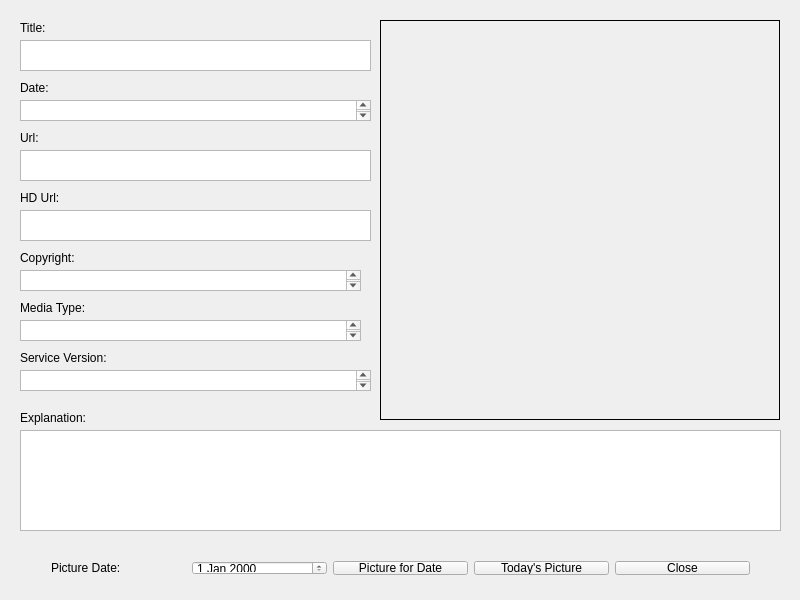
<?xml version="1.0" encoding="UTF-8"?>
<ui version="4.0">
 <class>MainWindow</class>
 <widget class="QMainWindow" name="MainWindow">
  <property name="geometry">
   <rect>
    <x>0</x>
    <y>0</y>
    <width>800</width>
    <height>600</height>
   </rect>
  </property>
  <property name="windowTitle">
   <string>MainWindow</string>
  </property>
  <widget class="QWidget" name="centralWidget">
   <widget class="QLabel" name="pictureBox">
    <property name="geometry">
     <rect>
      <x>380</x>
      <y>20</y>
      <width>400</width>
      <height>400</height>
     </rect>
    </property>
    <property name="frameShape">
     <enum>QFrame::Box</enum>
    </property>
    <property name="text">
     <string/>
    </property>
    <property name="scaledContents">
     <bool>true</bool>
    </property>
   </widget>
   <widget class="QTextEdit" name="textExplanation">
    <property name="geometry">
     <rect>
      <x>20</x>
      <y>430</y>
      <width>761</width>
      <height>101</height>
     </rect>
    </property>
   </widget>
   <widget class="QWidget" name="layoutWidget">
    <property name="geometry">
     <rect>
      <x>40</x>
      <y>550</y>
      <width>721</width>
      <height>36</height>
     </rect>
    </property>
    <layout class="QHBoxLayout" name="horizontalLayout">
     <item>
      <widget class="QLabel" name="label">
       <property name="text">
        <string>Picture Date:</string>
       </property>
      </widget>
     </item>
     <item>
      <widget class="QDateEdit" name="dateEdit"/>
     </item>
     <item>
      <widget class="QPushButton" name="pushButton">
       <property name="text">
        <string>Picture for Date</string>
       </property>
      </widget>
     </item>
     <item>
      <widget class="QPushButton" name="pushButtonToday">
       <property name="text">
        <string>Today's Picture</string>
       </property>
      </widget>
     </item>
     <item>
      <widget class="QPushButton" name="closeBtn">
       <property name="text">
        <string>Close</string>
       </property>
      </widget>
     </item>
    </layout>
   </widget>
   <widget class="QLabel" name="label_2">
    <property name="geometry">
     <rect>
      <x>20</x>
      <y>410</y>
      <width>91</width>
      <height>16</height>
     </rect>
    </property>
    <property name="text">
     <string>Explanation:</string>
    </property>
   </widget>
   <widget class="QLabel" name="label_3">
    <property name="geometry">
     <rect>
      <x>20</x>
      <y>80</y>
      <width>59</width>
      <height>16</height>
     </rect>
    </property>
    <property name="text">
     <string>Date:</string>
    </property>
   </widget>
   <widget class="QLabel" name="label_4">
    <property name="geometry">
     <rect>
      <x>20</x>
      <y>250</y>
      <width>81</width>
      <height>16</height>
     </rect>
    </property>
    <property name="text">
     <string>Copyright:</string>
    </property>
   </widget>
   <widget class="QLabel" name="label_5">
    <property name="geometry">
     <rect>
      <x>20</x>
      <y>190</y>
      <width>59</width>
      <height>16</height>
     </rect>
    </property>
    <property name="text">
     <string>HD Url:</string>
    </property>
   </widget>
   <widget class="QLabel" name="label_6">
    <property name="geometry">
     <rect>
      <x>20</x>
      <y>300</y>
      <width>91</width>
      <height>16</height>
     </rect>
    </property>
    <property name="text">
     <string>Media Type:</string>
    </property>
   </widget>
   <widget class="QLabel" name="label_7">
    <property name="geometry">
     <rect>
      <x>20</x>
      <y>350</y>
      <width>131</width>
      <height>16</height>
     </rect>
    </property>
    <property name="text">
     <string>Service Version:</string>
    </property>
   </widget>
   <widget class="QLabel" name="label_8">
    <property name="geometry">
     <rect>
      <x>20</x>
      <y>20</y>
      <width>59</width>
      <height>16</height>
     </rect>
    </property>
    <property name="text">
     <string>Title:</string>
    </property>
   </widget>
   <widget class="QLabel" name="label_9">
    <property name="geometry">
     <rect>
      <x>20</x>
      <y>130</y>
      <width>59</width>
      <height>16</height>
     </rect>
    </property>
    <property name="text">
     <string>Url:</string>
    </property>
   </widget>
   <widget class="QTextEdit" name="textTitle">
    <property name="geometry">
     <rect>
      <x>20</x>
      <y>40</y>
      <width>351</width>
      <height>31</height>
     </rect>
    </property>
   </widget>
   <widget class="QTextEdit" name="textServiceVersion">
    <property name="geometry">
     <rect>
      <x>20</x>
      <y>370</y>
      <width>351</width>
      <height>21</height>
     </rect>
    </property>
   </widget>
   <widget class="QTextEdit" name="textMediaType">
    <property name="geometry">
     <rect>
      <x>20</x>
      <y>320</y>
      <width>341</width>
      <height>21</height>
     </rect>
    </property>
   </widget>
   <widget class="QTextEdit" name="textDate">
    <property name="geometry">
     <rect>
      <x>20</x>
      <y>100</y>
      <width>351</width>
      <height>21</height>
     </rect>
    </property>
   </widget>
   <widget class="QTextEdit" name="textUrl">
    <property name="geometry">
     <rect>
      <x>20</x>
      <y>150</y>
      <width>351</width>
      <height>31</height>
     </rect>
    </property>
   </widget>
   <widget class="QTextEdit" name="textCopyright">
    <property name="geometry">
     <rect>
      <x>20</x>
      <y>270</y>
      <width>341</width>
      <height>21</height>
     </rect>
    </property>
   </widget>
   <widget class="QTextEdit" name="textHDUrl">
    <property name="geometry">
     <rect>
      <x>20</x>
      <y>210</y>
      <width>351</width>
      <height>31</height>
     </rect>
    </property>
   </widget>
  </widget>
 </widget>
 <layoutdefault spacing="6" margin="11"/>
 <resources/>
 <connections/>
</ui>
